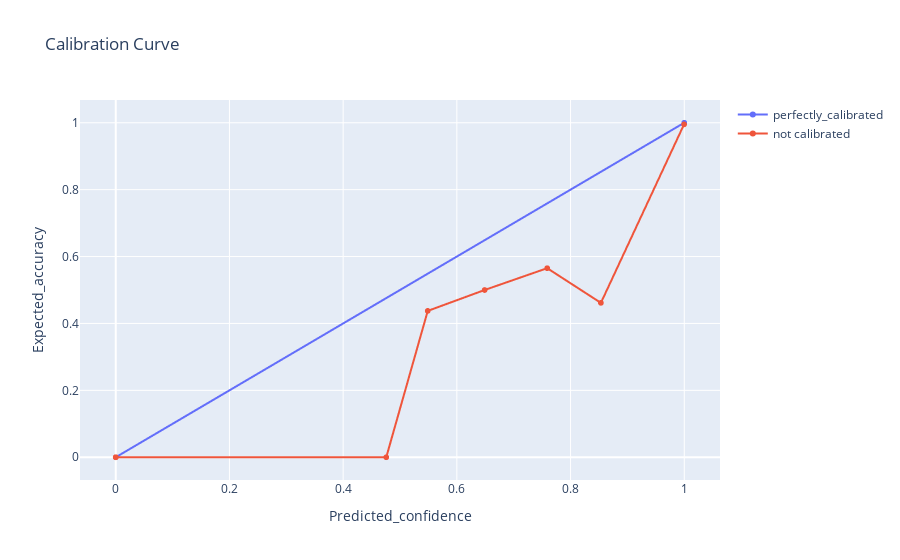
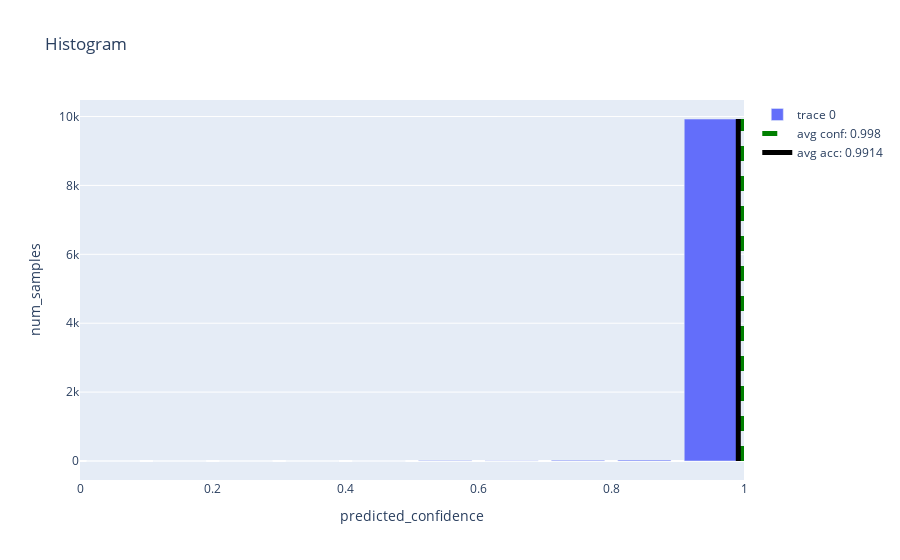

These figures' notebook cell, in order:
### Code cell
plot_single_calibration_curves(scores,confidences,calib_curve_name="reliability_diagram",hist_name="histogram")

### Figure 1 — Plotly figure (JSON) as saved in the notebook; plotly's stock layout.template omitted (floating-point values rounded to 4 significant figures)
{"data": [{"mode": "lines+markers", "name": "perfectly_calibrated", "type": "scattergl", "x": [0, 1], "y": [0, 1]}, {"mode": "lines+markers", "name": "not calibrated", "type": "scattergl", "x": [0, 0, 0, 0, 0.4758, 0.5488, 0.6489, 0.7589, 0.8534, 0.9997], "y": [0, 0, 0, 0, 0, 0.4375, 0.5, 0.5652, 0.4615, 0.9952]}], "layout": {"title": {"text": "Calibration Curve"}, "xaxis": {"title": {"text": "Predicted_confidence"}}, "yaxis": {"title": {"text": "Expected_accuracy"}}}}

### Figure 2 — Plotly figure (JSON) as saved in the notebook; plotly's stock layout.template omitted (floating-point values rounded to 4 significant figures)
{"data": [{"type": "bar", "x": [0.05, 0.15, 0.25, 0.35, 0.45, 0.55, 0.65, 0.75, 0.85, 0.95], "y": [0, 0, 0, 0, 1, 16, 8, 23, 26, 9926]}, {"line": {"color": "green", "dash": "dash", "width": 5}, "mode": "lines", "name": "avg conf: 0.998", "type": "scatter", "x": [0.9977, 0.9977], "y": [0, 9928]}, {"line": {"color": "black", "dash": "solid", "width": 5}, "mode": "lines", "name": "avg acc: 0.9914", "type": "scatter", "x": [0.9914, 0.9914], "y": [0, 9928]}], "layout": {"title": {"text": "Histogram"}, "xaxis": {"title": {"text": "predicted_confidence"}}, "yaxis": {"title": {"text": "num_samples"}}}}
